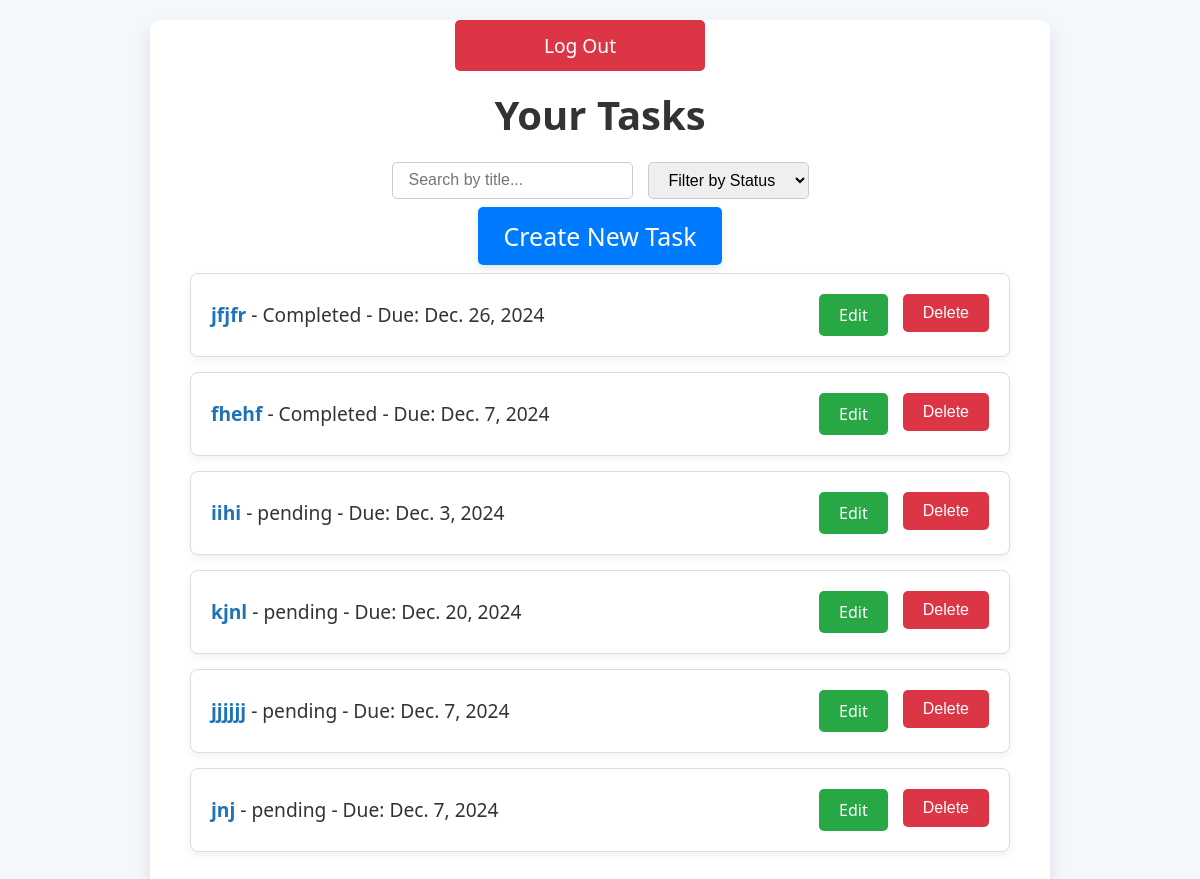
The page / (signed in) on the database its author committed.
### tasks/models.py (models this page shows, shortened)
class Task(models.Model):
    STATUS_CHOICES = [
        ('pending', 'Pending'),
        ('completed', 'Completed'),
    ]
    user = models.ForeignKey(User, on_delete=models.CASCADE)
    title = models.CharField(max_length=200)
    description = models.TextField()
    due_date = models.DateField()
    status = models.CharField(max_length=20, choices=STATUS_CHOICES, default='pending')

### tasks/views.py (the view)
# urls.py: path('', views.task_list, name='task_list'),
@login_required
def task_list(request):
    tasks = Task.objects.filter(user=request.user)
    return render(request, 'tasks/task_list.html', {'tasks': tasks})

### tasks/templates/tasks/task_list.html (shortened to what this page needs)
<!DOCTYPE html>
<html lang="en">
<head>
</head>
<body>
    <div class="logout-button-container">
        <a href="{% url 'logout' %}" class="logout-button">Log Out</a>
    </div>
    <div class="container">
        <h1>Your Tasks</h1>
        <div class="filter-section">
            <input type="text" id="search-title" placeholder="Search by title..." oninput="filterTasks()">
            <select id="filter-status" onchange="filterTasks()">
                <option value="">Filter by Status</option>
            </select>
        </div>
        <div class="create-task-link">
            <a href="{% url 'task_create' %}">Create New Task</a>
        </div>
        <ul class="task-list" id="task-list">
            {% for task in tasks %}
            <li class="task-item" data-status="{{ task.status }}">
                <div class="task-info">
                    <strong>{{ task.title }}</strong> - {{ task.status }} - Due: {{ task.due_date }}
                </div>
                <div class="task-actions">
                    <a href="{% url 'task_edit' task.pk %}">Edit</a>
                    <form method="post" action="{% url 'task_delete' task.pk %}">
                        <button type="submit">Delete</button>
                    </form>
                </div>
            </li>
            {% endfor %}
        </ul>
    </div>
</body>
</html>

### tasks/templates/tasks/task_list.html (style rules this page uses)
body { font-family: 'Segoe UI', Tahoma, Geneva, Verdana, sans-serif; margin: 0; padding: 0; background-color: #f4f7fb; display: flex; justify-content: center; align-items: flex-start; min-height: 100vh; color: #444; }
.container { background-color: white; padding: 40px; box-shadow: 0 10px 20px rgba(0, 0, 0, 0.1); border-radius: 10px; width: 100%; max-width: 900px; min-width: 600px; margin-top: 20px; overflow: hidden; box-sizing: border-box; }
h1 { text-align: center; font-size: 2.5em; margin-bottom: 20px; color: #333; }
a { color: #007bff; text-decoration: none; font-size: 1.2em; }
.filter-section { display: flex; gap: 15px; margin-bottom: 20px; justify-content: center; }
.filter-section select, .filter-section input[type="text"] { padding: 8px 16px; font-size: 1em; border-radius: 5px; border: 1px solid #ccc; }
.task-list { list-style-type: none; padding: 0; margin: 0; }
.task-item { background-color: #ffffff; margin: 15px 0; padding: 20px; border-radius: 8px; border: 1px solid #ddd; display: flex; justify-content: space-between; align-items: center; box-shadow: 0 4px 8px rgba(0, 0, 0, 0.05); }
.task-info { font-size: 1.2em; color: #333; }
.task-info strong { color: #1d72b8; }
.task-actions { display: flex; gap: 15px; }
.task-actions a { background-color: #28a745; color: white; padding: 10px 20px; border-radius: 5px; text-decoration: none; font-size: 1em; display: inline-block; transition: background-color 0.3s ease; }
.task-actions form { display: inline; }
.task-actions button { background-color: #dc3545; color: white; padding: 10px 20px; border-radius: 5px; border: none; font-size: 1em; cursor: pointer; transition: background-color 0.3s ease; }
.create-task-link { text-align: center; margin-bottom: 20px; font-size: 1.3em; }
.create-task-link a { background-color: #007bff; color: white; padding: 12px 25px; border-radius: 5px; font-size: 1.2em; text-decoration: none; box-shadow: 0 4px 6px rgba(0, 0, 0, 0.1); transition: background-color 0.3s ease; }
.logout-button { background-color: #dc3545; color: white; padding: 12px 25px; border-radius: 5px; font-size: 1.2em; text-decoration: none; margin-bottom: 20px; display: block; text-align: center; width: 200px; margin-left: auto; margin-right: auto; }
.logout-button-container { position: absolute; top: 20px; right: 20px; width: 100%; display: flex; justify-content: flex-end; }

### rows shown on the page
Task: title "jfjfr", status "Completed", due_date "Dec. 26, 2024"
Task: title "fhehf", status "Completed", due_date "Dec. 7, 2024"
Task: title "iihi", status "pending", due_date "Dec. 3, 2024"
Task: title "kjnl", status "pending", due_date "Dec. 20, 2024"
Task: title "jjjjjj", status "pending", due_date "Dec. 7, 2024"
Task: title "jnj", status "pending", due_date "Dec. 7, 2024"
